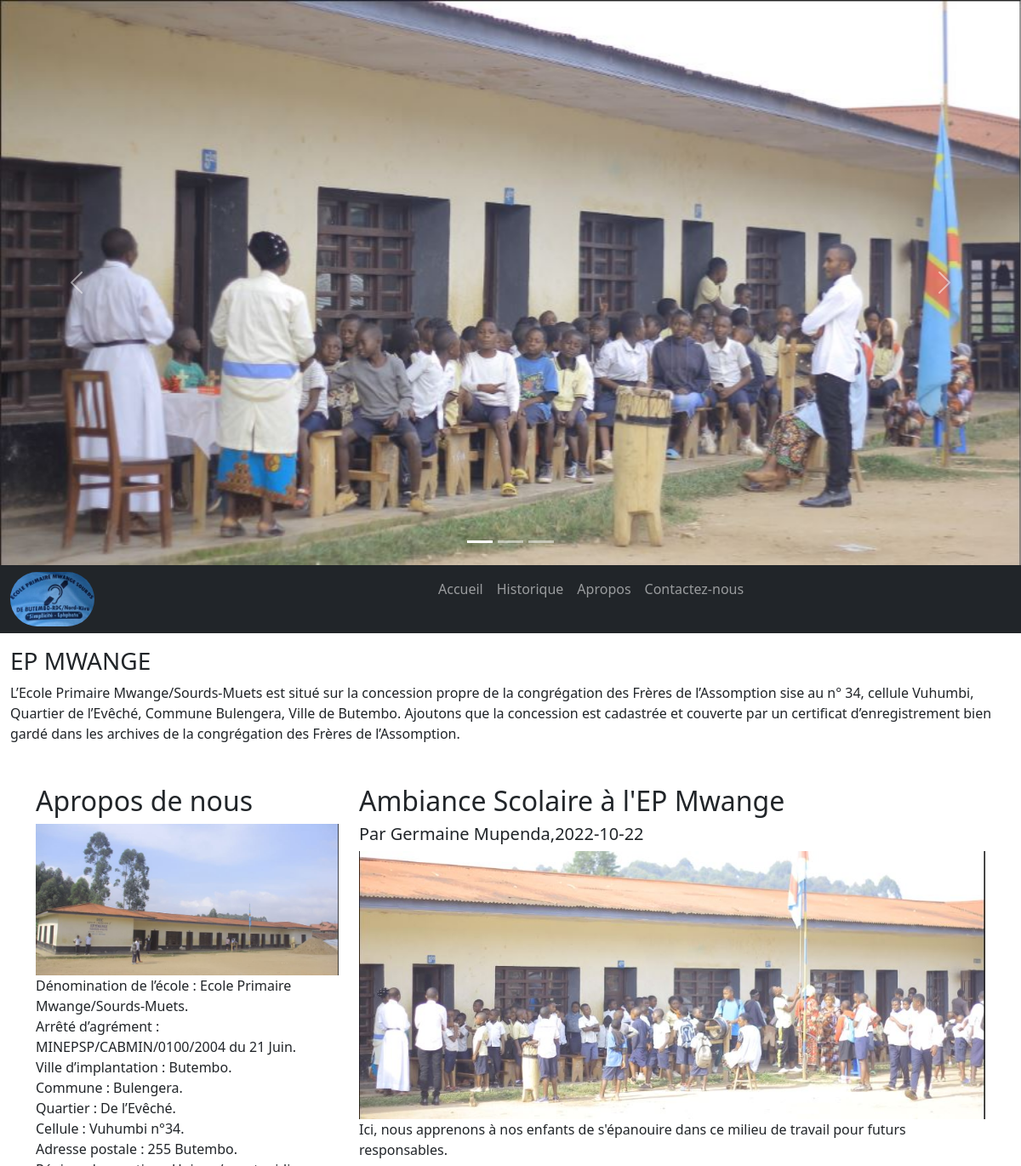
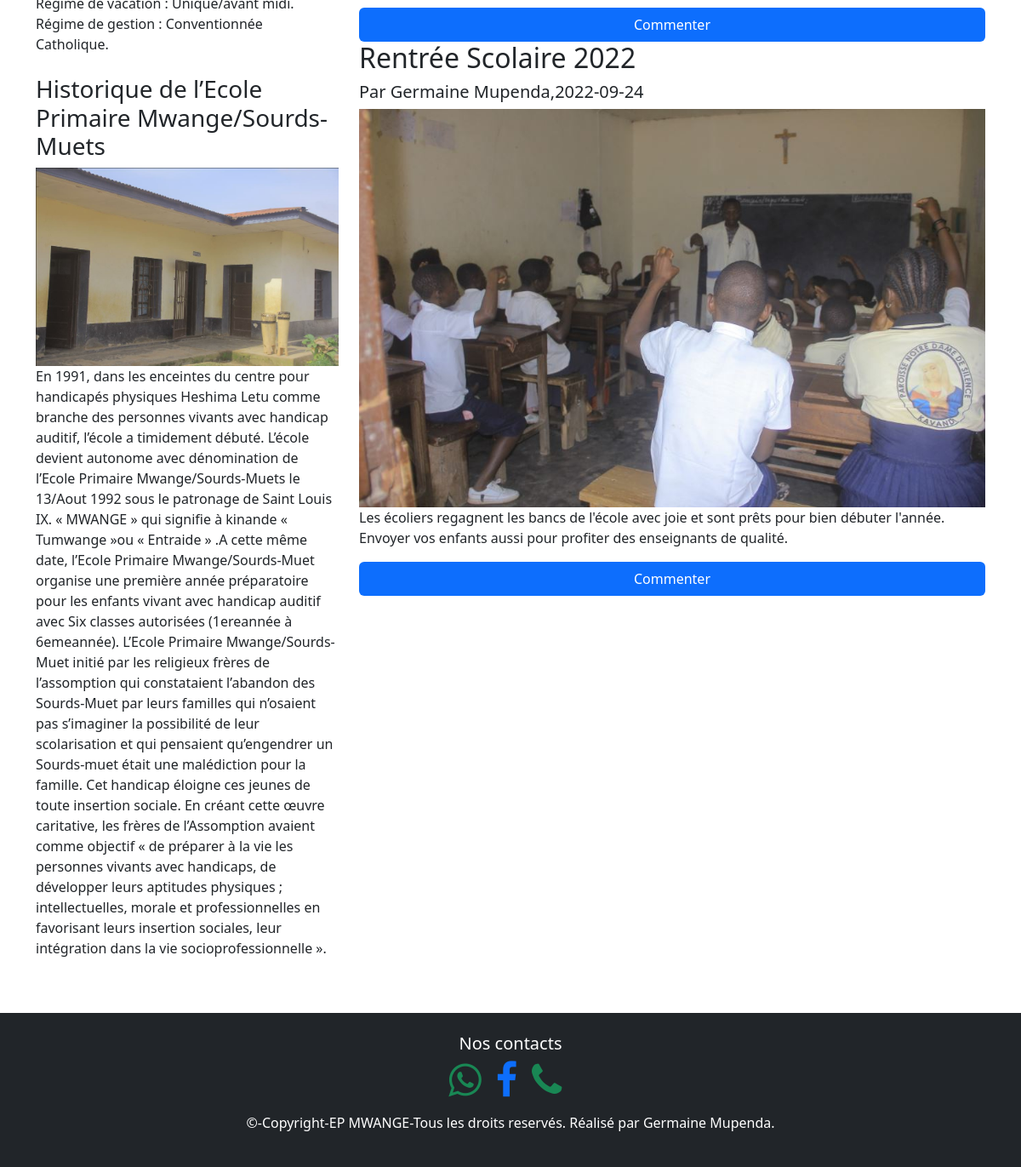
The page / on the database its author committed (2 pictures, top to bottom).
### tables this page shows
CREATE TABLE `contenu` (
  `id` int(11) NOT NULL,
  `titre` text NOT NULL,
  `description` text NOT NULL,
  `image` text NOT NULL,
  `directeur` int(11) NOT NULL,
  `categorie` text NOT NULL
);

CREATE TABLE `nouvelles` (
  `id` int(11) NOT NULL,
  `titre` text NOT NULL,
  `description` text NOT NULL,
  `image` text NOT NULL,
  `dateP` date NOT NULL,
  `directeur` int(11) NOT NULL
);

CREATE TABLE `directeur` (
  `id` int(11) NOT NULL,
  `nom` varchar(25) NOT NULL,
  `postnom` varchar(25) NOT NULL,
  `genre` varchar(1) NOT NULL,
  `numTel` varchar(20) NOT NULL,
  `mail` text NOT NULL,
  `pwd` text NOT NULL
);

CREATE TABLE `contact` (
  `id` int(11) NOT NULL,
  `telephone` text NOT NULL,
  `whatsapp` text NOT NULL,
  `facebook` text NOT NULL
);

### admin/actions/viewContentA.php (called while the page is built)
<?php
$rowsA=mysqli_query($con,"SELECT `contenu`.`id` AS id, `contenu`.`titre` AS titre,
`contenu`.`description` AS description, `contenu`.`image` AS image,
`contenu`.`directeur` AS idDirecteur, `contenu`.`categorie` AS categorie,
directeur.nom AS nom, directeur.postnom AS postnom FROM `contenu`,
directeur WHERE contenu.directeur=directeur.id AND contenu.categorie='Apropos'");
$rowA=mysqli_fetch_array($rowsA);
?>

### admin/actions/viewContentH.php (called while the page is built)
<?php
$rowsH=mysqli_query($con,"SELECT `contenu`.`id` AS id, `contenu`.`titre` AS titre,
`contenu`.`description` AS description, `contenu`.`image` AS image,
`contenu`.`directeur` AS idDirecteur, `contenu`.`categorie` AS categorie,
directeur.nom AS nom, directeur.postnom AS postnom FROM `contenu`,
directeur WHERE contenu.directeur=directeur.id AND contenu.categorie='Historique'");
$rowH=mysqli_fetch_array($rowsH);
?>

### admin/actions/viewNews.php (called while the page is built)
<?php
$rows=mysqli_query($con,"SELECT `nouvelles`.`id` AS id,
`nouvelles`.`titre` AS titre, `nouvelles`.`description` AS description,
`nouvelles`.`image` AS image, `nouvelles`.`dateP` AS dateP,
`nouvelles`.`directeur`AS idDirecteur,directeur.nom AS nom,
directeur.postnom AS postnom
FROM `nouvelles`,directeur WHERE nouvelles.directeur=directeur.id");
?>

### actions/viewContacts.php (called while the page is built)
<?php
$contacts=mysqli_query($con,"SELECT * FROM `contact`
");
$contact=mysqli_fetch_array($contacts);
?>

### index.php (the view, shortened to what this page needs)
<?php
require_once 'admin/includes/config.php';
include 'admin/actions/viewNews.php';
include 'admin/actions/viewContentA.php';
include 'admin/actions/viewContentH.php';
include 'actions/viewContacts.php';
?>
<!DOCTYPE html>
<html lang="en">
<head>
  <link rel="stylesheet" href="https://cdnjs.cloudflare.com/ajax/libs/font-awesome/4.7.0/css/font-awesome.min.css">
  <link href="https://cdn.jsdelivr.net/npm/bootstrap@5.2.1/dist/css/bootstrap.min.css" rel="stylesheet">
</head>
<body>
<div id="demo" class="carousel slide" data-bs-ride="carousel">
  <div class="carousel-indicators">
    <button type="button" data-bs-target="#demo" data-bs-slide-to="0" class="active"></button>
    <button type="button" data-bs-target="#demo" data-bs-slide-to="1"></button>
    <button type="button" data-bs-target="#demo" data-bs-slide-to="2"></button>
  </div>
  <div class="carousel-inner">
    <div class="carousel-item active">
      <img class="img-fluid" src="imgs/c1.JPG" alt="EP|Mwange" class="d-block" style="width:100%">
    </div>
  </div>
  <button class="carousel-control-prev" type="button" data-bs-target="#demo" data-bs-slide="prev">
    <span class="carousel-control-prev-icon"></span>
  </button>
  <button class="carousel-control-next" type="button" data-bs-target="#demo" data-bs-slide="next">
    <span class="carousel-control-next-icon"></span>
  </button>
</div>
<?php include 'includes/navbar.php';?>
<div class="container-fluid mt-3">
  <h3 id="accueil">EP MWANGE</h3>
  <p>
  L’Ecole Primaire Mwange/Sourds-Muets est situé sur la concession propre de
  la congrégation des Frères de l’Assomption sise au n° 34, cellule Vuhumbi,
  Quartier de l’Evêché, Commune Bulengera, Ville de Butembo. Ajoutons
  que la concession est cadastrée  et couverte  par un certificat
  d’enregistrement bien gardé  dans les archives  de la congrégation des Frères
  de l’Assomption.
  </p>
</div>
<div class="container mt-5">
  <div class="row">
    <div class="col-sm-4">
      <h2 id="apropos"><?= $rowA['titre']?></h2>
      <div class="fakeimg">
       <img class="img-fluid" src="admin/actions/upload/<?=$rowA['image']?>" width="100%" height="150">
      </div>
      <p><?= $rowA['description']?></p>
      <h3 id="historique" class="mt-4"><?= $rowH['titre']?></h3>
      <div class="fakeimg">
       <img class="img-fluid" src="admin/actions/upload/<?=$rowH['image']?>" width="100%" height="150">
      </div>
      <p><?= $rowH['description']?></p>
    </div>
    <div class="col-sm-8">
    <?php
while($row=mysqli_fetch_array($rows)){
?>
      <h2><?=$row['titre']?></h2>
      <h5>Par <?=$row['nom']." ".$row['postnom']?>,<?=$row['dateP']?></h5>
      <div class="fakeimg">
       <img class="img-fluid" src="admin/actions/upload/<?=$row['image']?>" width="100%" height="225">
      </div>
      <p><?=$row['description']?></p>
      <ul class="nav nav-pills flex-column">
        <li class="nav-item text-center">
          <a class="nav-link active" href="commenter.php?id=<?=$row['id']?>">Commenter</a>
        </li>
      </ul>
<?php }?>
    </div>
  </div>
</div>
<?php
include 'includes/footer.php';
?>
</body>
</html>

### includes/navbar.php (shortened to what this page needs)
<nav class="navbar navbar-expand-sm bg-dark navbar-dark">
  <div class="container-fluid">
    <ul class="navbar-nav">
      <li>
       <a class="navbar-brand" href="#">
        <img src="imgs/logoo.jpg" alt="Avatar Logo" style="width:20%;" class="rounded-pill">
       </a>
      </li>
      <li class="nav-item">
        <a class="nav-link" href="index.php">Accueil</a>
      </li>
      <li class="nav-item">
        <a class="nav-link" href="index.php#historique">Historique</a>
      </li>
      <li class="nav-item">
        <a class="nav-link" href="index.php#apropos">Apropos</a>
      </li>
      <li class="nav-item">
        <a class="nav-link" href="index.php#contacts">Contactez-nous</a>
      </li>
    </ul>
  </div>
</nav>

### includes/footer.php (shortened to what this page needs)
<div class="mt-5 p-4 bg-dark text-white text-center">
  <h5 id="contacts">Nos contacts</h5>
  <p>
<a href="https://wa.me/<?= $contact['whatsapp']?>" class="fa fa-whatsapp text-success" style="font-size:45px;text-decoration:none"></a>
<a href="<?= $contact['facebook']?>" class="fa fa-facebook text-primary" style="font-size:45px;text-decoration:none"></a>
<a href="tel:<?= $contact['telephone']?>" class="fa fa-phone text-success" style="font-size:45px;text-decoration:none"></a>
  </p>
  <p>©-Copyright-EP MWANGE-Tous les droits reservés. Réalisé par Germaine Mupenda.</p>
</div>

### rows shown on the page
contenu: titre "Apropos de nous", image (picture), description "Dénomination de l’école : Ecole Primaire Mwange/Sourds-Muets. Arrêté d’agrément : MINEPSP/CABMIN/0100/2004 du 21 Juin. Ville d’implantation : Butembo. Commune : Bulengera. Quartier : De l’Evêché. Cellule : Vuhumbi n°34. Adresse postale : 255 Butembo. Régime de vacation : Unique/avant midi. Régime de gestion : Conventionnée Catholique."
contenu: titre "Historique de l’Ecole Primaire Mwange/Sourds-Muets", image (picture), description "En 1991, dans les enceintes du centre pour handicapés physiques Heshima Letu comme branche des personnes vivants avec handicap auditif, l’école a timidement débuté. L’école devient autonome avec dénomination de l’Ecole Primaire Mwange/Sourds-Muets le 13/Aout 1992 sous le patronage de Saint Louis IX. « MWANGE » qui signifie à kinande « Tumwange »ou « Entraide » .A cette même date, l’Ecole Primaire Mwange/Sourds-Muet organise une première année préparatoire pour les enfants vivant avec handicap auditif avec Six classes autorisées (1ereannée à 6emeannée). L’Ecole Primaire Mwange/Sourds-Muet initié par les religieux frères de l’assomption qui constataient l’abandon des Sourds-Muet par leurs…"
nouvelles: titre "Ambiance Scolaire à l'EP Mwange", directeur.nom "Germaine", directeur.postnom "Mupenda", dateP "2022-10-22", image (picture), description "Ici, nous apprenons à nos enfants de s'épanouire dans ce milieu de travail pour futurs responsables."
nouvelles: titre "Rentrée Scolaire 2022", directeur.nom "Germaine", directeur.postnom "Mupenda", dateP "2022-09-24", image (picture), description "Les écoliers regagnent les bancs de l'école avec joie et sont prêts pour bien débuter l'année. Envoyer vos enfants aussi pour profiter des enseignants de qualité."
